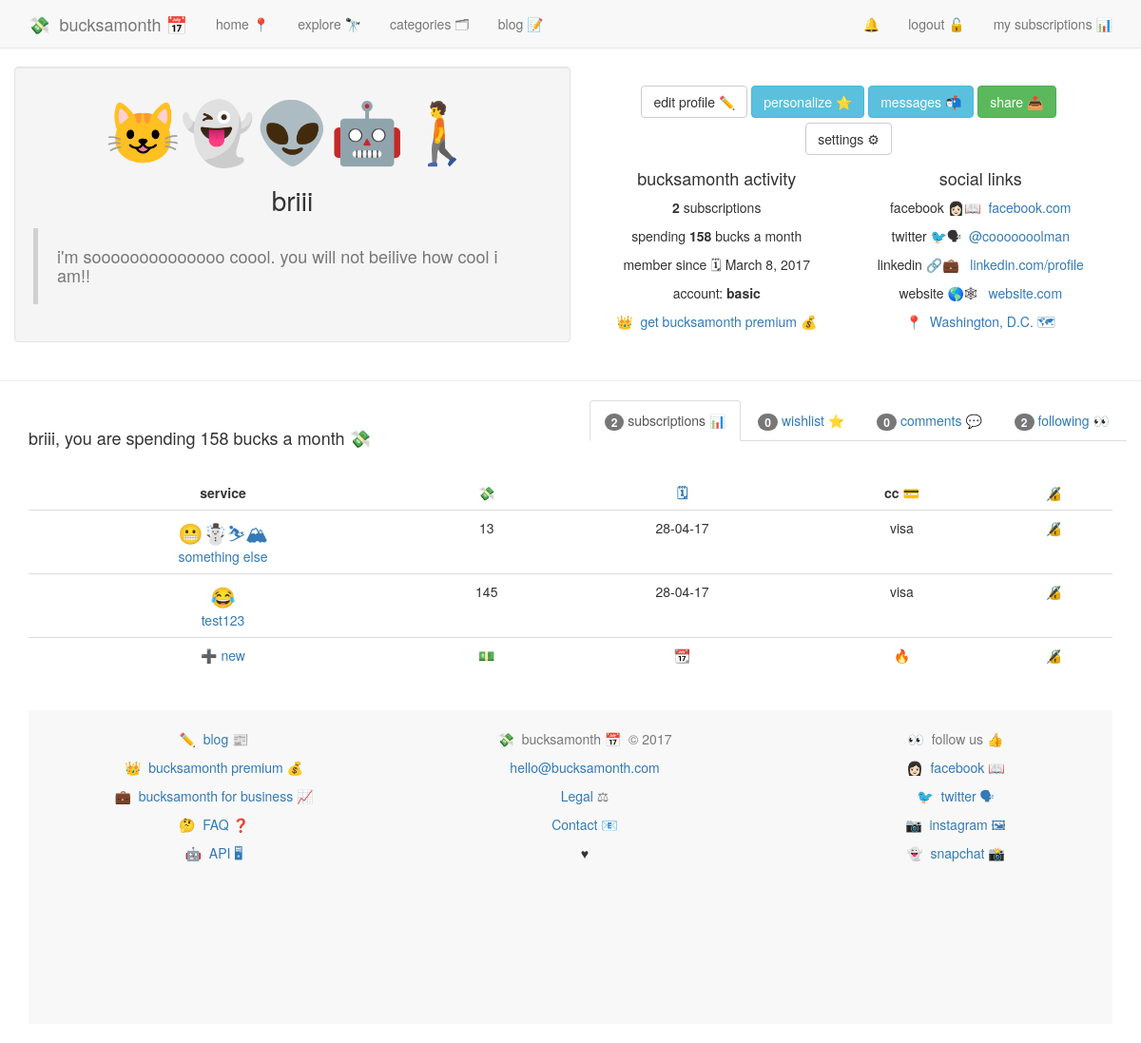
/account/profile/ (signed in), run on an earlier commit of the app's database.
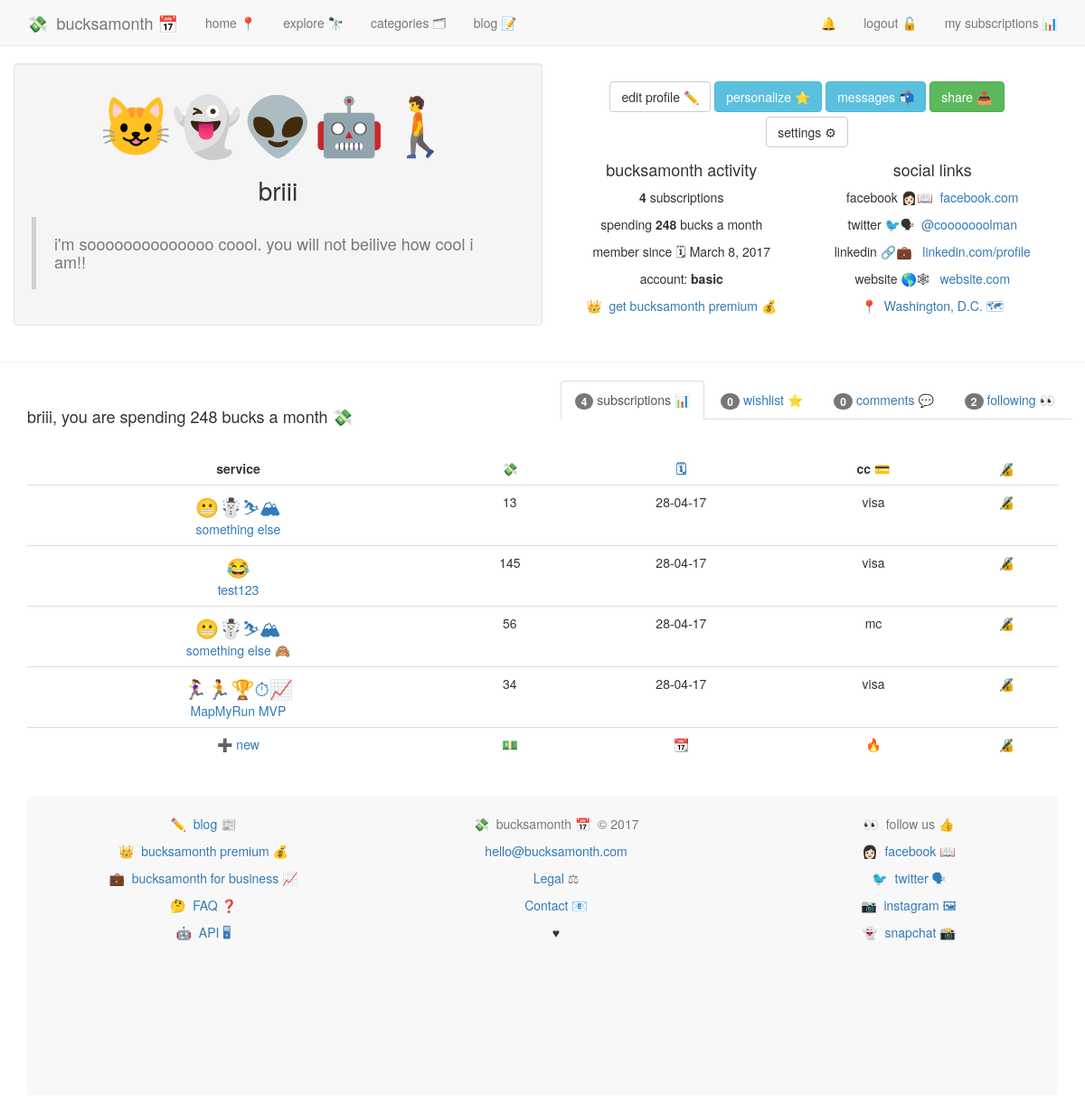
And on a later commit of the database.
### accounts/models.py (models this page shows, shortened)
class UserProfile(models.Model):
	user = models.OneToOneField(User)
	description = models.CharField(max_length=100, default='')
	twitter = models.CharField(max_length=100, default='')
	emoji = models.CharField(max_length=10, default='')
	setup = models.BooleanField(default=False)
	uid = models.CharField(default=uuid.uuid4, max_length=40)
	email_valid = models.BooleanField(default=False)
	followers = models.ManyToManyField('self')
	def __str__(self):
		return self.user.username

### services/models.py (models this page shows, shortened)
class Subscription(models.Model):
	service 				= models.ForeignKey(Service, on_delete=models.CASCADE, related_name='subscription_service')
	user 					= models.ForeignKey(UserProfile, on_delete=models.CASCADE, related_name="subscribed_user")
	cc_nickname 			= models.CharField(max_length=10)
	bucksamonth 			= models.DecimalField(max_digits=8, decimal_places=2, default=0.00)
	date_created			= models.DateField(default=date.today)
	wishlist				= models.BooleanField(default=False)
	private					= models.BooleanField(default=False)

class Service(models.Model):
	service_name 			= models.CharField(max_length=140)
	service_slug			= models.SlugField(blank=True)
	url_name 				= models.CharField(max_length=200)
	description_long		= models.CharField(max_length=500, default='')
	description_short		= models.CharField(max_length=140, default='')
	category				= models.ManyToManyField(Category, blank=True)
	featured				= models.BooleanField(default=False)
	date_created 			= models.DateField(auto_now=True)
	bucksamonth 			= models.DecimalField(max_digits=8, decimal_places=2, default=0.00)
	emoji					= models.CharField(max_length=20, default='')
	twitter 				= models.CharField(max_length=100, default='')
	def __str__(self):
		return str(self.service_name)
	def get_absolute_url(self):
		return "/services/%s/" % self.service_slug

### accounts/views.py (the view)
# urls.py: url(r'^(?P<username>.+)/$', view_profile, name='view_profile'),
def view_profile(request):
	if request.user.userprofile.setup == True:
		print("here")
		subscriptions = Subscription.objects.filter(user=request.user.userprofile, wishlist=False)
		bucksamonth = Subscription.objects.filter(user=request.user.userprofile)
		wishlist = Subscription.objects.filter(user=request.user.userprofile, wishlist=True)
		bucksamonth = sum([subscription.bucksamonth for subscription in subscriptions])
		comments = Comment.objects.filter(user=request.user)
		friend_object, created = Friend.objects.get_or_create(current_user=request.user.userprofile)
		friends = [friend for friend in friend_object.users.all() if friend != request.user.userprofile]
		follower_count = len(friends)
		args = {'user':request.user,
				'subscriptions':subscriptions,
				'bucksamonth':bucksamonth,
				'wishlist':wishlist,
				'comments':comments,
				'friends':friends,
				'follower_count':follower_count,
		}
		return render(request, 'accounts/profile.html', args)
	return redirect('accounts:setup')

### accounts/templatetags/urlify.py (called while the page is built)
@register.filter
def urlify(value):
	return quote_plus(value)

### accounts/templates/accounts/profile.html (shortened to what this page needs)
{% extends 'base.html' %}
{% load urlify %}
{% block content %}
{% include 'nav.html' %}
<div class="container">
<div class="row">
<div class="col-md-6 well">
<p style="font-size:4.5em; text-align:center;">{{ user.userprofile.emoji }}</p>
<p style="font-size:2em; text-align:center;">{{ user.username }}</p>
<blockquote>
<h4 class="text-muted">{{ user.userprofile.description }}</h4>
</blockquote>
</div>
<div class="col-md-6">
<div style='text-align:center;'>
<div class='col-xs-12 button-wrapper'>
<a type="link" class='btn btn-default' href="{% url 'accounts:edit' %}">edit profile ✏️</a>
<a type="link" class="btn btn-info" href="{% url 'accounts:update_personal_info' %}">personalize ⭐️</a>
<a type="link" class="btn btn-info clearfix" href="{% url 'accounts:inbox' %}">messages 📬</a>
<a class="btn btn-success clearfix" href="#share" data-toggle="modal" data-target="#myModal-share">share 📤</a>
<a class="btn btn-default" href="#">settings ⚙</a>
</div>
<div class="col-md-6">
	<h4>bucksamonth activity</h4>
	<p><strong>{{ subscriptions.all.count }}</strong> subscriptions</p>
	<p>spending <strong>{{ bucksamonth | floatformat:"0" }}</strong> bucks a month</p>
	<p>member since 🗓 March 8, 2017</p>
	<p>account: <strong>basic</strong></p>
	<p><a href="#">👑&nbsp;&nbsp;get bucksamonth premium 💰</a></p>
</div>
<div class="col-md-6">
<h4>social links</h4>
<p>facebook 👩🏻📖&nbsp;&nbsp;<a href="https://facebook.com/">facebook.com</a></p>
<p>twitter 🐦🗣&nbsp;&nbsp;<a href="https://twitter.com/{{ user.userprofile.twitter }}">{{ user.userprofile.twitter }}</a></p>
<p>linkedin 🔗💼 &nbsp;&nbsp;<a href="#">linkedin.com/profile</a></p>
<p>website 🌎🕸 &nbsp;&nbsp;<a href="#">website.com</a></p>
<p><a href='#'>📍&nbsp;&nbsp;Washington, D.C. 🗺</a></p>
</div>
</div>
</div>
</div>
</div>
<hr>
<div class="container">
	  <ul class="nav nav-tabs navbar-right" role="tablist">
	    <li role="presentation" class="active"><a href="#subscriptions" aria-controls="subscriptions" role="tab" data-toggle="tab"><span class="badge">{{ subscriptions.count }}</span> subscriptions 📊</a></li>
	    <li role="presentation"><a href="#wishlist" aria-controls="wishlist" role="tab" data-toggle="tab"><span class="badge">{{ wishlist.count }}</span> wishlist ⭐️</a></li>
	    <li role="presentation"><a href="#comments" aria-controls="comments" role="tab" data-toggle="tab"><span class="badge">{{ comments.count }}</span> comments 💬</a></li>
			<li role="presentation"><a href="#following" aria-controls="following" role="tab" data-toggle="tab"><span class="badge">{{ follower_count }}</span> following 👀</a></li>
	  </ul>
	  <div class="tab-content">
	    <div role="tabpanel" class="tab-pane active" id="subscriptions">
<br />
<h4>{{ user.username }}, you are spending {{ bucksamonth | floatformat:"0" }} bucks a month 💸 </h4>
<br />
				<table style="text-align:center;" class="table">
					<tr style="border-top: none !important;">
						<td class="table-top"><strong>service</strong></td>
						<td class="table-top" style="text-align:center;"><strong>💸</strong></td>
						<td class="table-top" style="text-align:center;"><strong><a data-toggle="tooltip" title="start date">🗓</a></strong></td>
						<td class="table-top"><strong>cc&nbsp;💳</strong></td>
						<td class="table-top"><strong>🔏</strong></td>
					</tr>
					{% for item in subscriptions %}
					<tr>
						<td><a href="{% url 'services:service_detail' service_slug=item.service.service_slug %}"><span style="font-size:1.5em;">{{ item.service.emoji }}</span><br />{{ item.service }}</a>{% if item.private %} <a data-toggle="tooltip" title="private">🙈</a>{% endif %}</td>
						<td style="text-align:center;">{{ item.bucksamonth | floatformat:"0" }}</td>
						<td style="text-align:center;">{{ item.date_created | date:"d-m-y"  }}</td>
						<td>{{ item.cc_nickname }}</td>
						<td style="text-align:center;"><a href="{% url 'accounts:subscription_update' pk=item.id %}">🔏</a>️</td>
					</tr>
					{% endfor %}
					<tr>
						<td><a href="{% url 'accounts:add_subscription' %}">➕ new</a></td>
						<td><a href="{% url 'accounts:add_subscription' %}">💵</a></td>
						<td><a href="{% url 'accounts:add_subscription' %}">📆</a></td>
						<td><a href="{% url 'accounts:add_subscription' %}">🔥</a></td>
						<td><a href="{% url 'accounts:add_subscription' %}">🔏</a></td>
					</tr>
				</table>
			</div>
</div>
{% endblock content %}

### templates/base.html (shortened to what this page needs)
{% load static %}
<!DOCTYPE html>
<html lang="en">
  <head>
	<link rel="stylesheet" href="https://maxcdn.bootstrapcdn.com/bootstrap/3.3.7/css/bootstrap.min.css">
	<link rel="stylesheet" href="{% static 'css/main.css' %}">
  </head>
  <body>
  {% block content %}
	{% endblock %}
  {% block footer %}{% include 'footer.html' %}{% endblock %}
  </body>
</html>

### templates/nav.html (shortened to what this page needs)
    <nav class="navbar navbar-default navbar-fixed-top">
      <div class="container">
        <div class="navbar-header">
          <a class="navbar-brand" href="/">💸&nbsp;&nbsp;bucksamonth 📅</a>
        </div>
        <div id="navbar" class="navbar-collapse collapse">
          <ul class="nav navbar-nav" style="text-align:center;">
            <li><a href="/">home 📍</a></li>
            <li><a href="{% url 'services:services' %}">explore 🔭</a></li>
            <li><a href="{% url 'categories:all_categories' %}">categories 🗂</a></li>
            <li><a href="{% url 'blog:index' %}">blog 📝</a></li>
          </ul>
          <ul class="nav navbar-nav navbar-right" style="text-align:center;">
            {% if user.is_authenticated %}
            <li><a href="#">🔔</a></li>
            <li><a type="button" href="#logout" data-toggle="modal" data-target="#myModal-logout">logout 🔓</a></li>
            <li><a href="{% url 'accounts:profile' %}">my subscriptions 📊</a></li>
            {% else %}
            <li><a href="{% url 'accounts:register' %}">sign up 🔏</a></li>
            <li><a href="{% url 'accounts:login' %}">login 🔑</a></li>
            {% endif %}
          </ul>
        </div>
      </div>
    </nav>

### accounts/templates/accounts/share_links.html (shortened to what this page needs)
{% load urlify %}

### templates/footer.html (shortened to what this page needs)
<br />
<footer style="background-color:#f8f8f8;" class="footer-distributed ">
  <div style="text-align:center;" class="container">
    <br />
  <div class="row">
    <div style="text-decoration:none;" class="col-md-4">
        <div class="footer-left ">
            <div>
                <p><a href="{% url 'blog:index' %}">✏️&nbsp;&nbsp;blog&nbsp;📰</a></p>
                <p><a href="{% url 'FAQ' %}">👑&nbsp;&nbsp;bucksamonth premium&nbsp;💰</a></p>
                <p><a href="{% url 'business' %}">💼&nbsp;&nbsp;bucksamonth for business 📈</a></p>
                <p><a href="{% url 'FAQ' %}">🤔&nbsp;&nbsp;FAQ&nbsp;❓</a></p>
                <p><a href="{% url 'developers' %}">🤖&nbsp;&nbsp;API&nbsp;🖥</a></p>
            </div>
        </div>
      </div>
          <div class="col-md-4">
        <div class="footer-center ">
          <p class="text-muted">💸&nbsp;&nbsp;bucksamonth 📅&nbsp;&nbsp;&copy; 2017</p>
          <p><a href="mailto:hello@bucksamonth.com">hello@bucksamonth.com</a></p>
          <p class="text-muted"><a href="#">Legal </a>⚖</p><p><a href="#">Contact</a>&nbsp;📧</p>
          <p><span id="heart">&hearts;</span></p>
        </div>
      </div>
      <div class="col-md-4">
        <div class="footer-right ">
          <p class="text-muted">👀&nbsp;&nbsp;follow us 👍</p>
          <p><a href="https://facebook.com/bucksamonth">👩🏻&nbsp;&nbsp;facebook 📖</a></p>
          <p><a href="https://twitter.com/bucksamonth">🐦&nbsp;&nbsp;twitter 🗣</a></p>
          <p><a href="https://instagram.com/bucksamonth">📷&nbsp;&nbsp;instagram 🖼</a></p>
          <p><a href="#">👻&nbsp;&nbsp;snapchat 📸</a></p>
        </div>
      </div>
    </div>
    </div>
    <br ><br ><br ><br ><br ><br ><br ><br >
</footer>

### static/css/main.css (style rules this page uses)
body { min-height: 200px; padding-top: 70px; padding-bottom: 20px; }
a { text-decoration: none; }
.table-top { border-top: none !important; }
.button-wrapper .btn { margin-bottom:5px; }

What changed in the data, as far as the page shows it:
added Subscription: service.emoji "😬☃️⛷🏔", service "something else", bucksamonth "56", date_created "28-04-17", cc_nickname "mc"
added Subscription: service.emoji "🏃‍♀️🏃🏆⏱📈", service "MapMyRun MVP", bucksamonth "34", date_created "28-04-17", cc_nickname "visa"
Also different on the page:
{{ subscriptions.all.count }}: "2" → "4"
{{ bucksamonth | floatformat:"0" }}: "158" → "248"
{{ subscriptions.count }}: "2" → "4"
